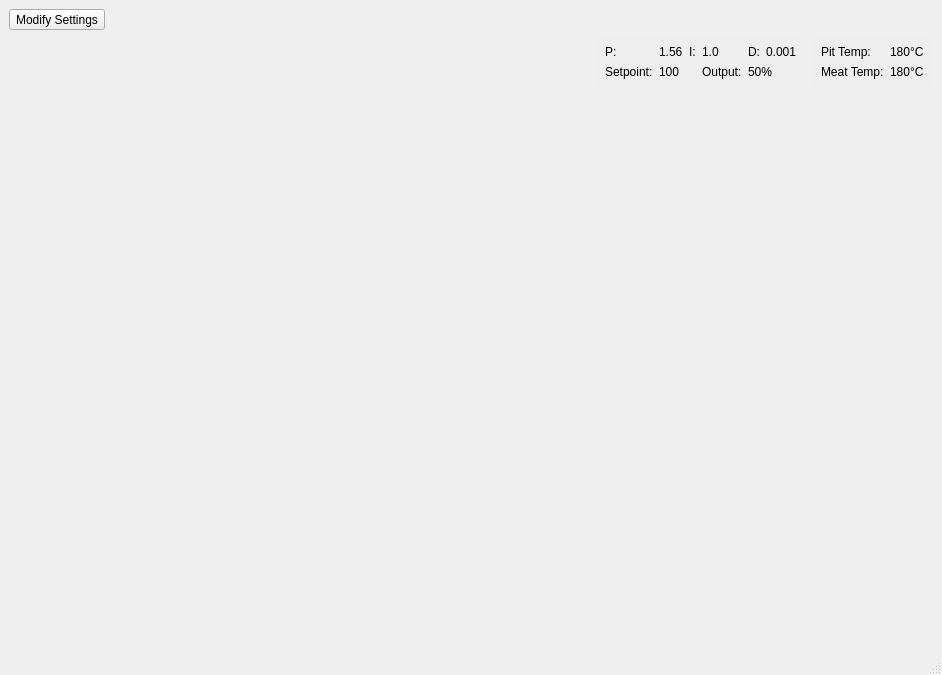
<?xml version="1.0" encoding="UTF-8"?>
<ui version="4.0">
 <class>MainWindow</class>
 <widget class="QMainWindow" name="MainWindow">
  <property name="geometry">
   <rect>
    <x>0</x>
    <y>0</y>
    <width>942</width>
    <height>675</height>
   </rect>
  </property>
  <property name="windowTitle">
   <string>MainWindow</string>
  </property>
  <property name="styleSheet">
   <string notr="true">#tempLayout, #tempdisplay, #otherdetails {
background-color: #eeeeee
}

QLabel {
font: 10pt &quot;Segoe UI&quot;;
}

QLineEdit {
padding: 1px;
border-style: solid;
border: 2px solid gray;
border-radius: 8px;
}

QPushButton {
color: white;
background-color: QLinearGradient( x1: 0, y1: 0, x2: 0, y2: 1, stop: 0 #88d, stop: 0.1 #99e, stop: 0.49 #77c, stop: 0.5 #66b, stop: 1 #77c);
border-width: 1px;
border-color: #339;
border-style: solid;
border-radius: 7;
padding: 3px;
font-size: 10px;
padding-left: 5px;
padding-right: 5px;
min-width: 50px;
max-width: 50px;
min-height: 13px;
max-height: 13px;
}

</string>
  </property>
  <widget class="QWidget" name="centralwidget">
   <layout class="QVBoxLayout" name="verticalLayout">
    <item>
     <widget class="QToolButton" name="btnModifySettings">
      <property name="text">
       <string>Modify Settings</string>
      </property>
     </widget>
    </item>
    <item>
     <layout class="QHBoxLayout" name="tempLayout" stretch="0,0,0">
      <item>
       <spacer name="horizontalSpacer">
        <property name="orientation">
         <enum>Qt::Horizontal</enum>
        </property>
        <property name="sizeType">
         <enum>QSizePolicy::Expanding</enum>
        </property>
        <property name="sizeHint" stdset="0">
         <size>
          <width>40</width>
          <height>20</height>
         </size>
        </property>
       </spacer>
      </item>
      <item>
       <widget class="QWidget" name="otherdetails" native="true">
        <layout class="QGridLayout" name="gridLayout_2">
         <item row="1" column="3">
          <widget class="QLabel" name="label_11">
           <property name="text">
            <string>Output:</string>
           </property>
          </widget>
         </item>
         <item row="0" column="2">
          <widget class="QLabel" name="label_3">
           <property name="text">
            <string>I:</string>
           </property>
          </widget>
         </item>
         <item row="0" column="5">
          <widget class="QLabel" name="dLabel">
           <property name="text">
            <string>0.001</string>
           </property>
          </widget>
         </item>
         <item row="1" column="0">
          <widget class="QLabel" name="label_9">
           <property name="text">
            <string>Setpoint:</string>
           </property>
          </widget>
         </item>
         <item row="0" column="3">
          <widget class="QLabel" name="iLabel">
           <property name="text">
            <string>1.0</string>
           </property>
          </widget>
         </item>
         <item row="0" column="1">
          <widget class="QLabel" name="pLabel">
           <property name="text">
            <string>1.56</string>
           </property>
          </widget>
         </item>
         <item row="0" column="4">
          <widget class="QLabel" name="label_6">
           <property name="text">
            <string>D:</string>
           </property>
          </widget>
         </item>
         <item row="0" column="0">
          <widget class="QLabel" name="label">
           <property name="text">
            <string>P:</string>
           </property>
          </widget>
         </item>
         <item row="1" column="4" colspan="2">
          <widget class="QLabel" name="outputLabel">
           <property name="text">
            <string>50%</string>
           </property>
          </widget>
         </item>
         <item row="1" column="1">
          <widget class="QLabel" name="setpointLabel">
           <property name="text">
            <string>100</string>
           </property>
          </widget>
         </item>
        </layout>
       </widget>
      </item>
      <item>
       <widget class="QWidget" name="tempdisplay" native="true">
        <layout class="QGridLayout" name="gridLayout">
         <item row="0" column="0">
          <widget class="QLabel" name="label_5">
           <property name="text">
            <string>Pit Temp:</string>
           </property>
          </widget>
         </item>
         <item row="0" column="1">
          <widget class="QLabel" name="pitTempDisplay">
           <property name="text">
            <string>180°C</string>
           </property>
          </widget>
         </item>
         <item row="1" column="0">
          <widget class="QLabel" name="label_7">
           <property name="text">
            <string>Meat Temp:</string>
           </property>
          </widget>
         </item>
         <item row="1" column="1">
          <widget class="QLabel" name="pitMeatDisplay">
           <property name="text">
            <string>180°C</string>
           </property>
          </widget>
         </item>
        </layout>
       </widget>
      </item>
     </layout>
    </item>
    <item>
     <widget class="QWidget" name="canvasWidget" native="true">
      <property name="sizePolicy">
       <sizepolicy hsizetype="Preferred" vsizetype="Expanding">
        <horstretch>0</horstretch>
        <verstretch>0</verstretch>
       </sizepolicy>
      </property>
      <property name="autoFillBackground">
       <bool>false</bool>
      </property>
      <property name="styleSheet">
       <string notr="true"/>
      </property>
      <layout class="QVBoxLayout" name="canvasLayout">
       <property name="leftMargin">
        <number>0</number>
       </property>
       <property name="topMargin">
        <number>0</number>
       </property>
       <property name="rightMargin">
        <number>0</number>
       </property>
       <property name="bottomMargin">
        <number>0</number>
       </property>
      </layout>
     </widget>
    </item>
   </layout>
  </widget>
  <widget class="QMenuBar" name="menubar">
   <property name="geometry">
    <rect>
     <x>0</x>
     <y>0</y>
     <width>942</width>
     <height>21</height>
    </rect>
   </property>
  </widget>
  <widget class="QStatusBar" name="statusbar"/>
 </widget>
 <resources/>
 <connections/>
</ui>
